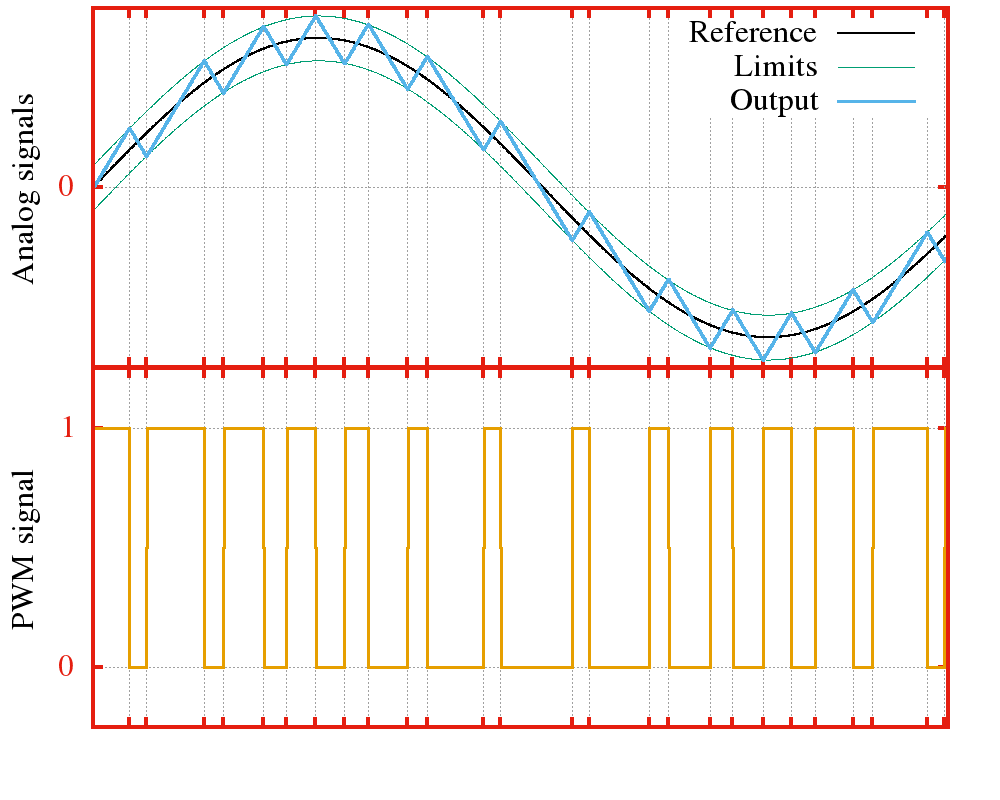

This figure's gnuplot source:

# This file is used to generate a plot that explains the 
# principle of the delta pwm

# graph configuration
#set terminal postscript eps enhanced "Times-Roman" 24 color solid
set terminal png size 1000,800 enhanced font "Times-Roman,24"


set encoding utf8
#iso_8859_15
unset title
#set linetype 1 lt 3 lw 3 pt 0 ps 0
#set linetype 2 lt 2 lw 1 pt 0 ps 0
#set linetype 3 lt 8 lw 2 pt 0 ps 0
#set linetype 4 lt 4 lw 3 pt 0 ps 0

set style line 1 lt 3 lw 3 pt 0 ps 0                                           
set style line 2 lt 2 lw 1 pt 0 ps 0                                           
set style line 3 lt 8 lw 2 pt 0 ps 0
set style line 4 lt 4 lw 3 pt 0 ps 0 

set border 15 lt 7 lw 4

set grid xtics ytics
set xlabel ""
set format x ""
set bmargin 0
set tmargin 0
  
set ytics ("0" 0)
set xtics (0,"" 0.8,"" 1.18,"" 2.46,"" 2.89,"" 3.7800000000000002,"" 4.29,"" 4.94,"" 5.58,"" 6.11,"" 6.98,"" 7.42,"" 8.67,"" 9.05,"" 10.64,"" 11.02,"" 12.35,"" 12.780000000000001,"" 13.700000000000001,"" 14.21,"" 14.88,"" 15.51,"" 16.04,"" 16.88,"" 17.32,"" 18.53,"" 18.92)  

set output "delta.png"
set multiplot
        set ylabel "Analog signals"
        set origin 0,0.54
        set size 1,0.45
        plot [0:19][-1.2:1.2] "data.dat" using 1:6 ls 3 title 'Reference' w l,        '' using 1:4 w l ls 2 title 'Limits',        '' using 1:5 w l ls 2 title '',        '' using 1:3 w l ls 1 title 'Output'

        set ytics ("0" 0, "1" 1)
        set ylabel "PWM signal"
        set xlabel "Time"
        set origin 0,0.09
        plot [0:19][-0.25:1.25] 'data.dat' using 1:2 ls 4 title '' w l
unset multiplot 